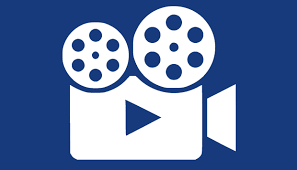
#> input picture Video_processing_GUI/video.png, 297 x 170 px; its folder holds only this picture in this run
$ python -i tools_function.py   (imports and definitions only)
#> lines starting #> are read from the running program, lines starting #| are printed output that depends on the picture
import subprocess
import numpy as np
import os
import cv2
from os import listdir
from os.path import isfile, join
import yaml
from PIL import Image
import glob
import pathlib

# [437 lines left out: functions batch_convert_videoformat, generategif, downsamplevideo, greyscale, superimposeframe, shortenvideos1 and 10 more, not called in this run]

def clahe(filename):
#> called with filename = 'video.png'
    os.chdir(os.path.dirname(filename))
    print('Applying CLAHE, this might take awhile...')

    currentVideo = os.path.basename(filename)
    fileName, fileEnding = currentVideo.split('.',2)
    saveName = str('CLAHE_') + str(fileName) + str('.avi')
    cap = cv2.VideoCapture(currentVideo)
    imageWidth = int(cap.get(3))
    imageHeight = int(cap.get(4))
    fps = cap.get(cv2.CAP_PROP_FPS)
    fourcc = cv2.VideoWriter_fourcc(*'XVID')
    out = cv2.VideoWriter(saveName, fourcc, fps, (imageWidth, imageHeight), 0)
    try:
        while True:
            ret, image = cap.read()
#> image is the input picture: shape (170, 297, 3); mean B, G, R 167.7, 123.8, 100.4
            if ret == True:
                im = cv2.cvtColor(image, cv2.COLOR_BGR2GRAY)
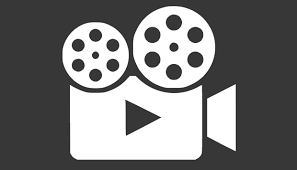
#> im: shape (170, 297); min 17, max 255, mean 121.8
                claheFilter = cv2.createCLAHE(clipLimit=2, tileGridSize=(16, 16))
                claheCorrecttedFrame = claheFilter.apply(im)
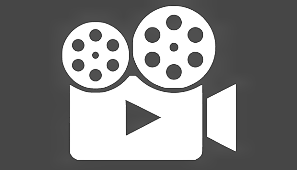
#> claheCorrecttedFrame: shape (170, 297); min 23, max 255, mean 133.8
                out.write(claheCorrecttedFrame)
                if cv2.waitKey(10) & 0xFF == ord('q'):
#> (key q is pressed here)
                    break
            else:
                print(str('Completed video ') + str(saveName))
                break
    except:
        print('clahe not applied')
    cap.release()
    out.release()
    cv2.destroyAllWindows()
    return saveName

# [94 lines left out: functions cropvid, changedlc_config, changeimageformat, not called in this run]

>>> result = clahe('video.png')
